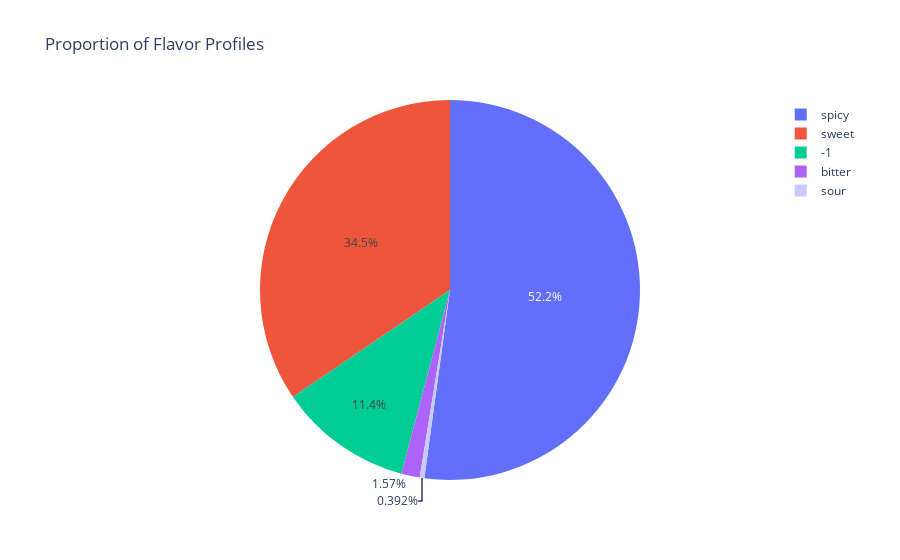

Notebook cell for this chart:
### Markdown cell above
### Proportion of Flavor Profiles

### Code cell
flav_df = df.flavor_profile.value_counts().reset_index()
flav_df.columns = ['flavor', 'count']
flav_df = flav_df.sample(frac=1)
fig = px.pie(flav_df, values='count', names='flavor', title='Proportion of Flavor Profiles', color_discrete_sequence=['#636EFA', '#EF553B', '#00CC96', '#AB63FA'])
fig.show()

### Figure 1 — Plotly figure (JSON) as saved in the notebook; plotly's stock layout.template omitted (floating-point values rounded to 4 significant figures)
{"data": [{"domain": {"x": [0, 1], "y": [0, 1]}, "hovertemplate": "flavor=%{label}<br>count=%{value}<extra></extra>", "labels": ["sweet", "sour", "spicy", "bitter", "-1"], "legendgroup": "", "name": "", "showlegend": true, "type": "pie", "values": [88, 1, 133, 4, 29]}], "layout": {"legend": {"tracegroupgap": 0}, "piecolorway": ["#636EFA", "#EF553B", "#00CC96", "#AB63FA"], "title": {"text": "Proportion of Flavor Profiles"}}}
